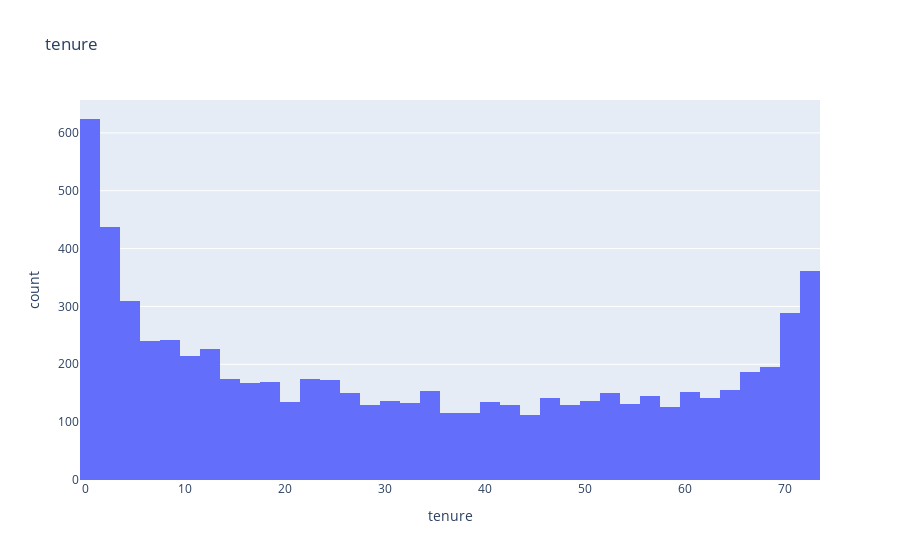
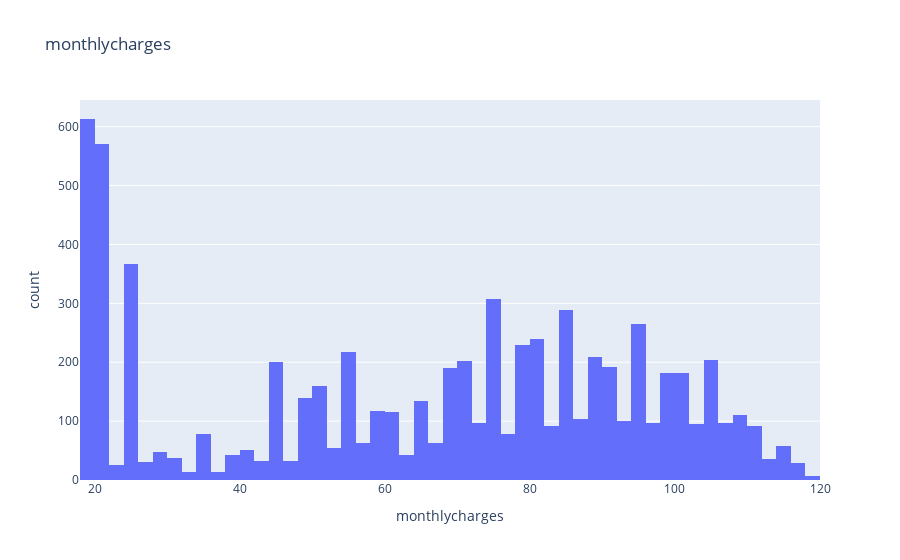
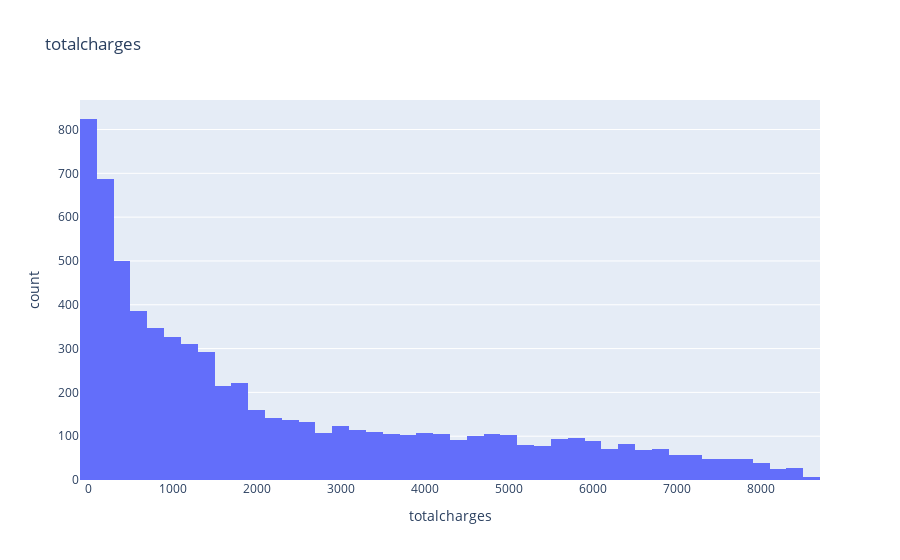

Source (notebook cell) for these figures, in order:
### Code cell
for num_c in num_columns:
    px.histogram(data_frame=df[num_c],x=num_c,title=num_c).show()

### Figure 1 — Plotly figure (JSON) as saved in the notebook; plotly's stock layout.template omitted (floating-point values rounded to 4 significant figures; data arrays with more than 128 entries replaced by an {"elided": "..."} marker saying what was removed)
{"data": [{"bingroup": "x", "hovertemplate": "tenure=%{x}<br>count=%{y}<extra></extra>", "legendgroup": "", "marker": {"color": "#636efa", "pattern": {"shape": ""}}, "name": "", "orientation": "v", "showlegend": false, "type": "histogram", "x": {"elided": "7042 int values"}, "xaxis": "x", "yaxis": "y"}], "layout": {"barmode": "relative", "legend": {"tracegroupgap": 0}, "title": {"text": "tenure"}, "xaxis": {"anchor": "y", "domain": [0, 1], "title": {"text": "tenure"}}, "yaxis": {"anchor": "x", "domain": [0, 1], "title": {"text": "count"}}}}

### Figure 2 — Plotly figure (JSON) as saved in the notebook; plotly's stock layout.template omitted (floating-point values rounded to 4 significant figures; data arrays with more than 128 entries replaced by an {"elided": "..."} marker saying what was removed)
{"data": [{"bingroup": "x", "hovertemplate": "monthlycharges=%{x}<br>count=%{y}<extra></extra>", "legendgroup": "", "marker": {"color": "#636efa", "pattern": {"shape": ""}}, "name": "", "orientation": "v", "showlegend": false, "type": "histogram", "x": {"elided": "7042 float values"}, "xaxis": "x", "yaxis": "y"}], "layout": {"barmode": "relative", "legend": {"tracegroupgap": 0}, "title": {"text": "monthlycharges"}, "xaxis": {"anchor": "y", "domain": [0, 1], "title": {"text": "monthlycharges"}}, "yaxis": {"anchor": "x", "domain": [0, 1], "title": {"text": "count"}}}}

### Figure 3 — Plotly figure (JSON) as saved in the notebook; plotly's stock layout.template omitted (floating-point values rounded to 4 significant figures; data arrays with more than 128 entries replaced by an {"elided": "..."} marker saying what was removed)
{"data": [{"bingroup": "x", "hovertemplate": "totalcharges=%{x}<br>count=%{y}<extra></extra>", "legendgroup": "", "marker": {"color": "#636efa", "pattern": {"shape": ""}}, "name": "", "orientation": "v", "showlegend": false, "type": "histogram", "x": {"elided": "7042 float values"}, "xaxis": "x", "yaxis": "y"}], "layout": {"barmode": "relative", "legend": {"tracegroupgap": 0}, "title": {"text": "totalcharges"}, "xaxis": {"anchor": "y", "domain": [0, 1], "title": {"text": "totalcharges"}}, "yaxis": {"anchor": "x", "domain": [0, 1], "title": {"text": "count"}}}}
